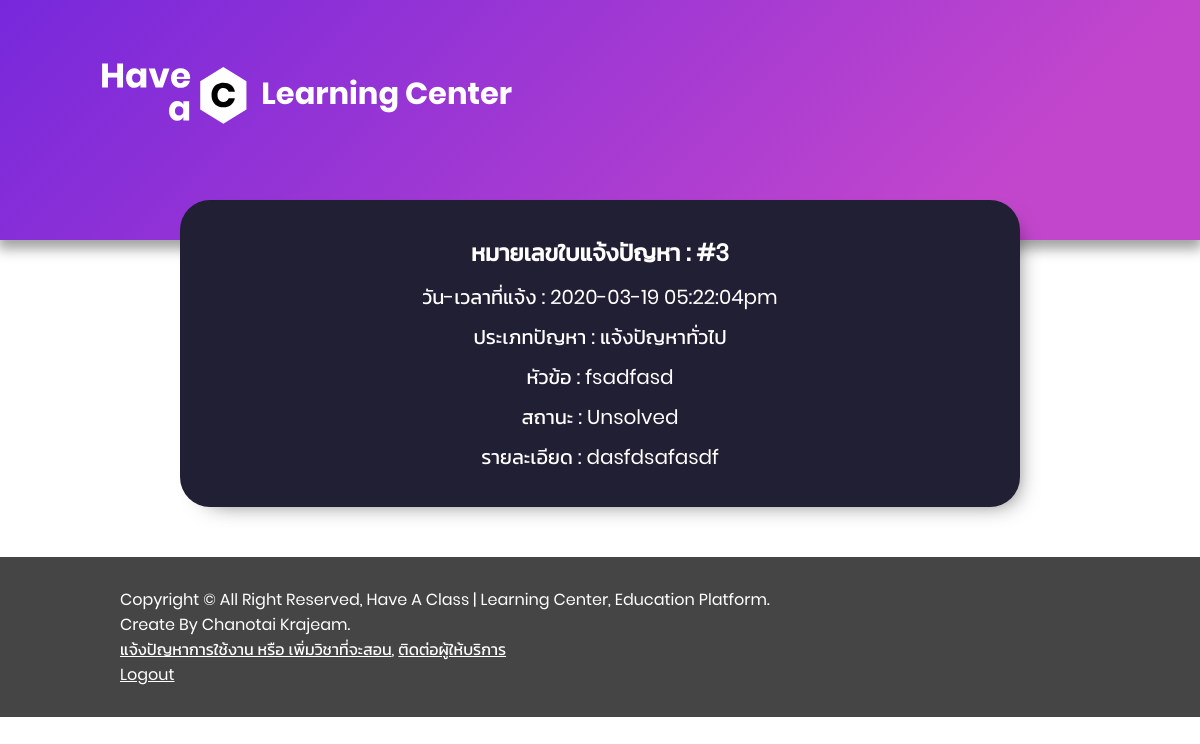
Screenshot of /report.php?ticket=3 (signed in) with the database file from the repository.
### tables this page shows
CREATE TABLE `ticket` (
  `ID` int(11) NOT NULL,
  `date` varchar(21) NOT NULL,
  `type` int(11) NOT NULL,
  `subject` varchar(60) NOT NULL,
  `information` varchar(255) NOT NULL,
  `reply` varchar(255) DEFAULT NULL,
  `userid` int(11) NOT NULL,
  `status` int(1) NOT NULL
);

CREATE TABLE `reporttype` (
  `ID` int(11) NOT NULL,
  `Name` varchar(30) NOT NULL,
  `engName` varchar(30) NOT NULL
);

### report.php (the view, shortened to what this page needs)
<?php
    include_once "include/header.php";
?>
</section>
<?php
    if(isset($_GET['ticket'])){
        $ticketid = $_GET['ticket'];
        $userid = $_SESSION['id'];
        $ticket = "SELECT * FROM ticket WHERE ID='$ticketid' AND userid='$userid'";
        $ticket = $conn->query($ticket);
        if($ticket->num_rows == 0){
            include "include/404.php";
        } else { ?>
            <div class="container shadow">
                <?php
                    $ticket = $ticket->fetch_assoc();
                ?>
                <h3>หมายเลขใบแจ้งปัญหา : #<?php echo $ticket['ID']; ?></h3>
                <div>วัน-เวลาที่แจ้ง : <?php echo $ticket['date']; ?></div>
                <div>ประเภทปัญหา : <?php $datamanager->reporttypedata($ticket['type']); ?></div>
                <div>หัวข้อ : <?php echo $ticket['subject']; ?></div>
                <div>สถานะ : <?php $datamanager->reportstatus($ticket['status']); ?></div>
                <div>รายละเอียด : <?php echo $ticket['information']; ?></div>
            </div>
    <?php    }
    }
    include_once "include/footer.php";
?>

### sys/datamanager.php (shortened to what this page needs)
<?php
    class datamanager{
        public function __construct($conn){
            $this->conn = $conn;
        }
        public function reporttypedata(int $type){
            $sql = "SELECT Name FROM reporttype WHERE ID='" . $type . "'";
            $sql = $this->conn->query($sql);
            $sql = $sql->fetch_assoc();
            echo $sql['Name'];
        }
        public function reportstatus(int $status){
            if($status == "0"){
                echo "Unsolved";
            } else {
                echo "Solved";
            }
        }
    }
?>

### css/MyStyle.css (style rules this page uses)
* { padding: 0px; margin: 0px; box-sizing: border-box; }
body { font-family: "Poppins", "Kanit"; font-size: 20px; }
.shadow { -webkit-box-shadow: 10px 10px 23px -16px rgba(0,0,0,0.75); -moz-box-shadow: 10px 10px 23px -16px rgba(0,0,0,0.75); box-shadow: 10px 10px 23px -16px rgba(0,0,0,0.75); }
.container { padding: 30px; background-color: #211f34; border-radius: 30px; color: white; margin: 0 auto; margin-top: -40px; margin-bottom: 50px; line-height: 2; text-align: center; width: 70%; }

### rows the page displays
ticket: ID "3", date "2020-03-19 05:22:04pm", subject "fsadfasd", information "dasfdsafasdf"
reporttype: Name "แจ้งปัญหาทั่วไป"
